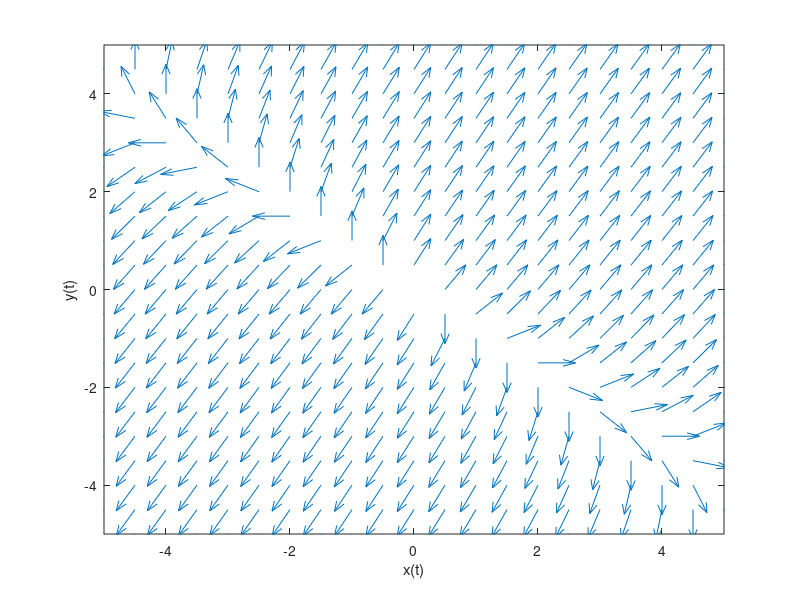

MATLAB code for this plot: (Note: this script raises an error after producing the figure.)
%(3)
global a b c d
A=[2 2; 3 4];

[v,l] = eig(A);
disp(sprintf('The first eigenvector is (%0.4f,%0.4f) with eigenvalue %s', v(1,1), ...
v(2,1), num2str(l(1,1))));
disp(sprintf('The second eigenvector is (%0.4f,%0.4f) with eigenvalue %s', v(1,2), ...
v(2,2), num2str(l(2,2))));
 a = A(1,1);
 b = A(1,2);
 c = A(2,1);
 d = A(2,2);
 [x, y] = meshgrid(-5:0.5:5, -5:0.5:5);
 dx = a*x + b*y;
 dy = c*x + d*y;
 r = (dx.^2 + dy.^2).^0.5;
 dx = dx ./ r;
 dy = dy ./ r;

 quiver(x,y,dx,dy); hold on;
 xlabel('x(t)')
 ylabel('y(t)')
 axis([-5,5,-5,5])
 [t, e] = ode45(@updater, [0 50], [0.1, 0.1]);
 plot(e(:,1),e(:,2),'-r', 'LineWidth', 3)
 [t, e] = ode45(@updater, [0 50], [-1.3,1]);
 plot(e(:,1),e(:,2),'-g', 'LineWidth', 3);
 [t, e] = ode45(@updater, [0 50], [-1.2, -1]);
 plot(e(:,1),e(:,2),'-b', 'LineWidth', 3);
 [t, e] = ode45(@updater, [0 50], [2.4, -2]);
 plot(e(:,1),e(:,2),'-k', 'LineWidth', 3);
 [t, e] = ode45(@updater, [0 50], [2.5, -2]);
 plot(e(:,1),e(:,2),'-m', 'LineWidth', 3);